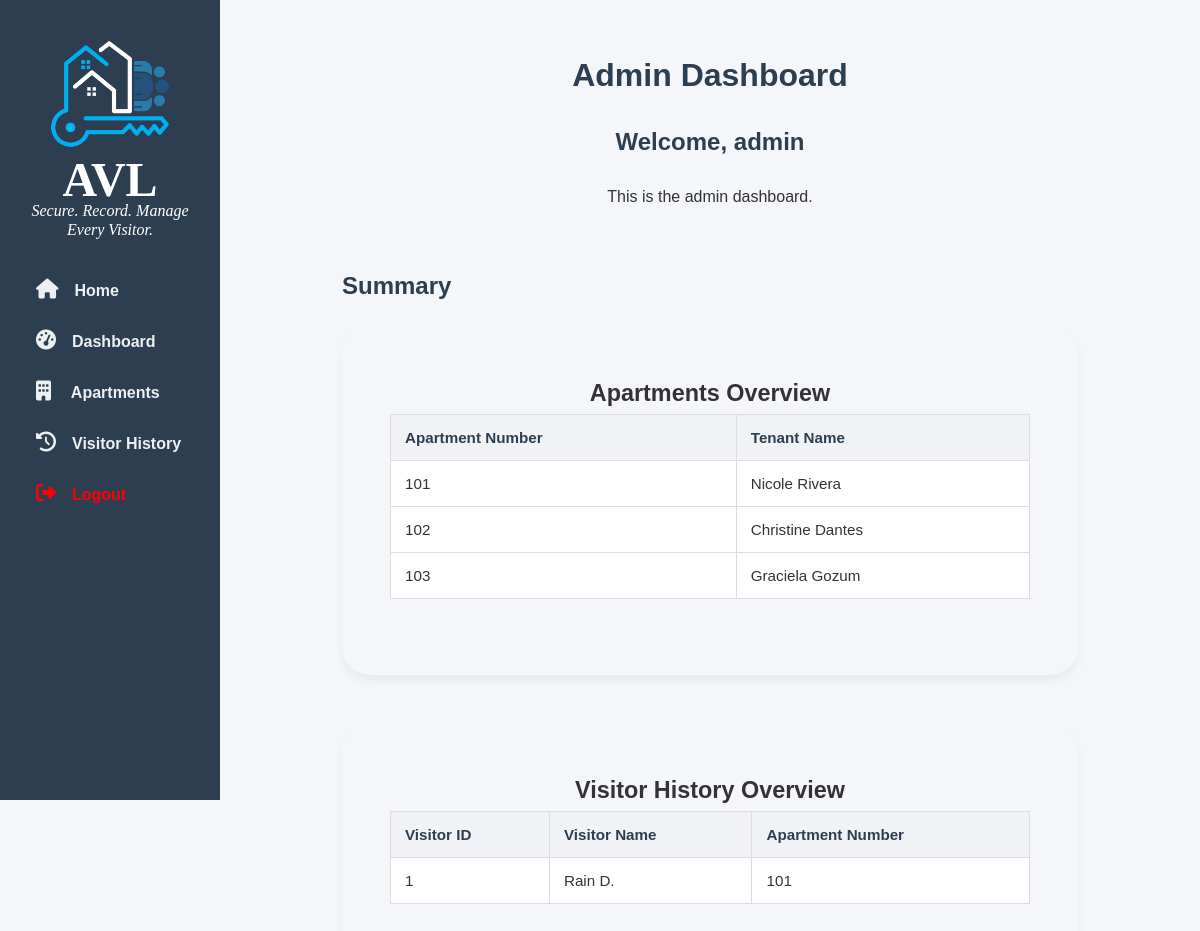
Screenshot of /AVL/admin/admin_dashboard.php (signed in) with the database file from the repository.
### tables this page shows
CREATE TABLE IF NOT EXISTS `apartments` (
  `apt_id` int(11) NOT NULL,
  `apartment_number` varchar(50) NOT NULL,
  `tenant_id` int(11) DEFAULT NULL,
  `status` enum('occupied','vacant') DEFAULT 'vacant'
);

CREATE TABLE IF NOT EXISTS `tenants` (
  `t_id` int(11) NOT NULL,
  `tenant_name` varchar(255) NOT NULL,
  `tenant_email` varchar(255) DEFAULT NULL,
  `tenant_phone` varchar(50) DEFAULT NULL
);

CREATE TABLE `visitors` (
  `v_id` int(11) NOT NULL,
  `visitor_name` varchar(255) NOT NULL,
  `contact` varchar(100) DEFAULT NULL,
  `purpose` text DEFAULT NULL,
  `apartment_id` int(11) NOT NULL,
  `status` enum('checked_in','checked_out') DEFAULT 'checked_in',
  `visit_time` timestamp NOT NULL DEFAULT current_timestamp(),
  `checkout_time` timestamp NULL DEFAULT NULL
);

### AVL/admin/admin_dashboard.php (the view, shortened to what this page needs)
<?php
require_once '../includes/db.php';
require_once 'admin_includes/admin_header.php';
?>
<!DOCTYPE html>
<html>
<head>
    <link rel="stylesheet" href="../assets/style.css">
</head>
<body>
    <div class="container">
        <h1>Admin Dashboard</h1>
        <h2>Welcome, <?php echo $_SESSION['admin_username']; ?></h2>
        <p>This is the admin dashboard.</p>
        <br>
        <div class="summary">
            <h2>Summary</h2>
            <div class="card-container">
                <div class="card">
                    <h3>Apartments Overview</h3>
                    <table>
                        <tr>
                            <th>Apartment Number</th>
                            <th>Tenant Name</th>
                        </tr>
                        <?php
                        $apartments = [];
                        $result = $conn->query("SELECT a.apartment_number, t.tenant_name FROM apartments a LEFT JOIN tenants t ON a.tenant_id = t.t_id ORDER BY a.apartment_number ASC LIMIT 3");
                        if ($result) {
                            while ($row = $result->fetch_assoc()) {
                                $apartments[] = $row;
                            }
                        }
                        foreach ($apartments as $row): ?>
                        <tr>
                            <td><?php echo htmlspecialchars($row['apartment_number']); ?></td>
                            <td><?php echo htmlspecialchars($row['tenant_name'] ?? 'Vacant'); ?></td>
                        </tr>
                        <?php endforeach; ?>
                    </table>
                </div>
                <div class="card">
                    <h3>Visitor History Overview</h3>
                    <table>
                        <tr>
                            <th>Visitor ID</th>
                            <th>Visitor Name</th>
                            <th>Apartment Number</th>
                        </tr>
                        <?php
                        $visitor_history = [];
                        $result = $conn->query("SELECT visitors.*, apartments.apartment_number
                                                FROM visitors
                                                JOIN apartments ON visitors.apartment_id = apartments.apt_id
                                                ORDER BY visit_time DESC LIMIT 3");
                        if ($result) {
                            while ($row = $result->fetch_assoc()) {
                                $visitor_history[] = $row;
                            }
                        }
                        foreach ($visitor_history as $row): ?>
                        <tr>
                            <td><?php echo htmlspecialchars($row['v_id']); ?></td>
                            <td><?php echo htmlspecialchars($row['visitor_name']); ?></td>
                            <td><?php echo htmlspecialchars($row['apartment_number']); ?></td>
                        </tr>
                        <?php endforeach; ?>
                    </table>
                </div>
            </div>
        </div>
    </div>
</body>
</html>

### AVL/admin/admin_includes/admin_header.php
<head>
    <link rel="stylesheet" href="../assets/style.css">
    <link rel="stylesheet" href="https://cdnjs.cloudflare.com/ajax/libs/font-awesome/6.5.1/css/all.min.css">
</head>
    <nav class="nav-bar">
        <div class="title-logo">
            <div class="logo-container">
                <img src="../assets/AVLLogo.png" alt="AVL Logo" class="logo-image">
            <div class="title">AVL</div>
            <div class="tagline">
                Secure. Record. Manage Every Visitor.
            </div>
        </div>
    <div class="nav-links">
        <a href="../index.php"><i class="fa-solid fa-house icon"></i>Home</a>
        <a href="../admin/admin_dashboard.php"><i class="fa-solid fa-tachometer-alt icon"></i>Dashboard</a>
        <a href="../admin/apartment.php"><i class="fa-solid fa-building icon"></i> Apartments</a>
        <a href="../admin/visitor_history.php"><i class="fa-solid fa-history icon"></i>Visitor History</a>
        <a href="../admin/logout.php" style="color:red;"><i class="fa-solid fa-sign-out-alt icon"></i>Logout</a>
    </div>
    </nav>

### AVL/assets/style.css (style rules this page uses)
* { box-sizing: border-box; margin: 0; padding: 0; }
body { font-family: Arial, Helvetica, sans-serif; background-color: #f4f6f9; color: #333; line-height: 1.7; }
p { font-family: Arial, Helvetica, sans-serif; }
.icon { font-size: 1.25rem; margin-right: 1rem; }
h1, h2 { margin-bottom: 1.25rem; color: #2c3e50; }
h1 { font-size: 2rem; }
h2 { font-size: 1.5rem; }
a { color: #3498db; text-decoration: none; }
.nav-bar { background-color: #2c3e50; padding: 5px 12px; text-align: center; }
.nav-bar a { color: #ecf0f1; text-decoration: none; margin: 0 10px; font-weight: bold; font-family: Arial, Helvetica, sans-serif !important; font-size: 1rem; }
.nav-bar .title-logo { font-family: Georgia, 'Times New Roman', Times, serif !important; color: #fff; font-size: 2rem; margin: 0; padding: 0; display: block; font-weight: bold; text-align: center; }
.nav-bar .title-logo .title { font-family: Georgia, 'Times New Roman', Times, serif !important; color: #fff !important; font-weight: bold !important; font-size: 3rem !important; line-height: 0.9; margin: 0; padding: 0; }
.nav-bar .title-logo .tagline { font-family: Georgia, 'Times New Roman', Times, serif !important; font-size: 1rem !important; font-style: italic !important; margin-top: 0px; margin-bottom: 0px; color: #fff !important; font-weight: normal !important; line-height: 1.2; }
.nav-links { margin-top: 25px; font-family: Arial, Helvetica, sans-serif !important; text-align: left; }
.nav-links a { font-family: Arial, Helvetica, sans-serif !important; font-size: 1rem; }
.nav-links i { font-size: 1.25rem; margin-right: 1rem; }
.title-logo .logo-container { display: flex; flex-direction: column; align-items: center; justify-content: center; gap: 0rem; margin: 0; padding: 0; }
.title-logo .logo-container img { width: 12vw; min-width: 4rem; max-width: 8rem; height: auto; object-fit: contain; display: block; margin: 0; padding: 0; }
.container { padding: 3rem; display: flex; flex-direction: column; align-items: center; }
.card { border-radius: 1.75rem; padding: 3rem; margin-bottom: 3rem; box-shadow: 0 0.375rem 0.5rem rgba(0,0,0,0.05); }
.card-container { text-align: center; }
.summary { padding-top: 1.75rem; font-size: 1.25rem; margin-bottom: 1.75rem; }
table { width: 100%; border-collapse: collapse; background: #fff; margin-bottom: 1.75rem; min-width: 40rem; }
table th, table td { padding: 0.875rem; border: 1px solid #ddd; text-align: left; font-size: 0.95rem; }
table th { background-color: #f0f2f5; color: #2c3e50; }
@media (min-width: 992px) { .nav-bar { position: fixed; top: 0; left: 0; width: 220px; height: 100vh; padding-top: 30px; text-align: left; } }
@media (min-width: 992px) { .nav-bar a { display: block; padding: 12px 20px; margin: 0; border-left: 4px solid transparent; } }
@media (min-width: 992px) { body { padding-left: 220px; } }

### rows the page displays
apartments: apartment_number "101", tenant.tenant_name "Nicole Rivera"
apartments: apartment_number "102", tenant.tenant_name "Christine Dantes"
apartments: apartment_number "103", tenant.tenant_name "Graciela Gozum"
visitors: v_id "1", visitor_name "Rain D.", apartment.apartment_number "101"

### other values shown
$_SESSION['admin_username'] "admin"
